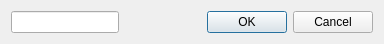
<?xml version="1.0" encoding="UTF-8"?>
<ui version="4.0">
 <class>CDialogNameInput</class>
 <widget class="QDialog" name="CDialogNameInput">
  <property name="geometry">
   <rect>
    <x>0</x>
    <y>0</y>
    <width>384</width>
    <height>40</height>
   </rect>
  </property>
  <property name="windowTitle">
   <string>Enter name</string>
  </property>
  <layout class="QVBoxLayout" name="verticalLayout">
   <item>
    <layout class="QHBoxLayout" name="horizontalLayout">
     <item>
      <widget class="QLineEdit" name="lineEdit_name"/>
     </item>
     <item>
      <spacer name="horizontalSpacer">
       <property name="orientation">
        <enum>Qt::Horizontal</enum>
       </property>
       <property name="sizeHint" stdset="0">
        <size>
         <width>40</width>
         <height>20</height>
        </size>
       </property>
      </spacer>
     </item>
     <item>
      <widget class="QPushButton" name="pushButton_ok">
       <property name="text">
        <string>OK</string>
       </property>
       <property name="default">
        <bool>true</bool>
       </property>
      </widget>
     </item>
     <item>
      <widget class="QPushButton" name="pushButton_cancel">
       <property name="text">
        <string>Cancel</string>
       </property>
      </widget>
     </item>
    </layout>
   </item>
  </layout>
 </widget>
 <resources/>
 <connections>
  <connection>
   <sender>pushButton_cancel</sender>
   <signal>clicked()</signal>
   <receiver>CDialogNameInput</receiver>
   <slot>close()</slot>
   <hints>
    <hint type="sourcelabel">
     <x>342</x>
     <y>19</y>
    </hint>
    <hint type="destinationlabel">
     <x>166</x>
     <y>11</y>
    </hint>
   </hints>
  </connection>
  <connection>
   <sender>pushButton_ok</sender>
   <signal>clicked()</signal>
   <receiver>CDialogNameInput</receiver>
   <slot>close()</slot>
   <hints>
    <hint type="sourcelabel">
     <x>260</x>
     <y>21</y>
    </hint>
    <hint type="destinationlabel">
     <x>201</x>
     <y>33</y>
    </hint>
   </hints>
  </connection>
 </connections>
</ui>
